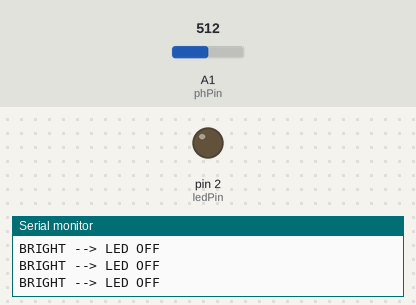
A sketch run on a simulated Arduino Uno, built with avr-gcc and run on an emulated ATmega328P. Parts: output pins drawn as LEDs (lit = HIGH), the last lines printed to the serial monitor. The inputs (shaded band) are chosen by the test bench; at power-on: A1 (phPin) = 512.

Above: at 1.2 s.
1.3 s: A1 (phPin) set to 164
4.3 s: A1 (phPin) set to 133
At 5.5 s:
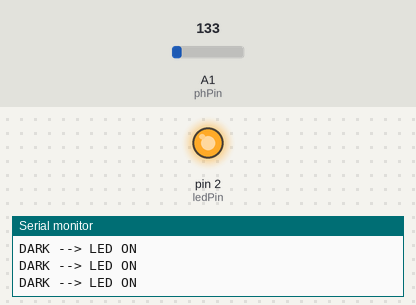
Timing chart, 0 to 7.3 s (numbered marks = the images above; inputs shaded):
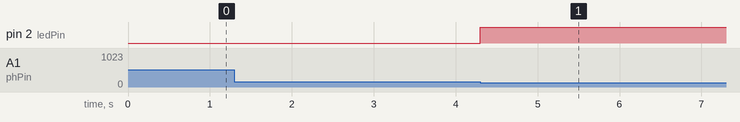

The sketch:

photoresistor.ino
```cpp
int ledPin = 2;
int phPin = A1;


void setup() {
  // put your setup code here, to run once:
  Serial.begin(9600);

  pinMode(ledPin, OUTPUT);
  pinMode(phPin, INPUT);
}

void loop() {
  // put your main code here, to run repeatedly:

  int phState = analogRead(phPin);

  //Serial.println(phState); // Used this to check what my ambient light value is to determine dark/bright threshold.

  if (phState <= 150) // My room has a value of around 195 so I am using 150 as my threshold since it makes it easier to test my program.
  {
    digitalWrite(ledPin, HIGH);
    Serial.println("DARK --> LED ON");
  }
  else
  {
    digitalWrite(ledPin, LOW);
    Serial.println("BRIGHT --> LED OFF");
  }
}
```

Measured:
- the behaviour switches between 151 and 150 on A1 (phPin) (found by bisection; images 0 and 1)
- after the input at 4.3 s, pin 2 (ledPin): LOW → HIGH at once
